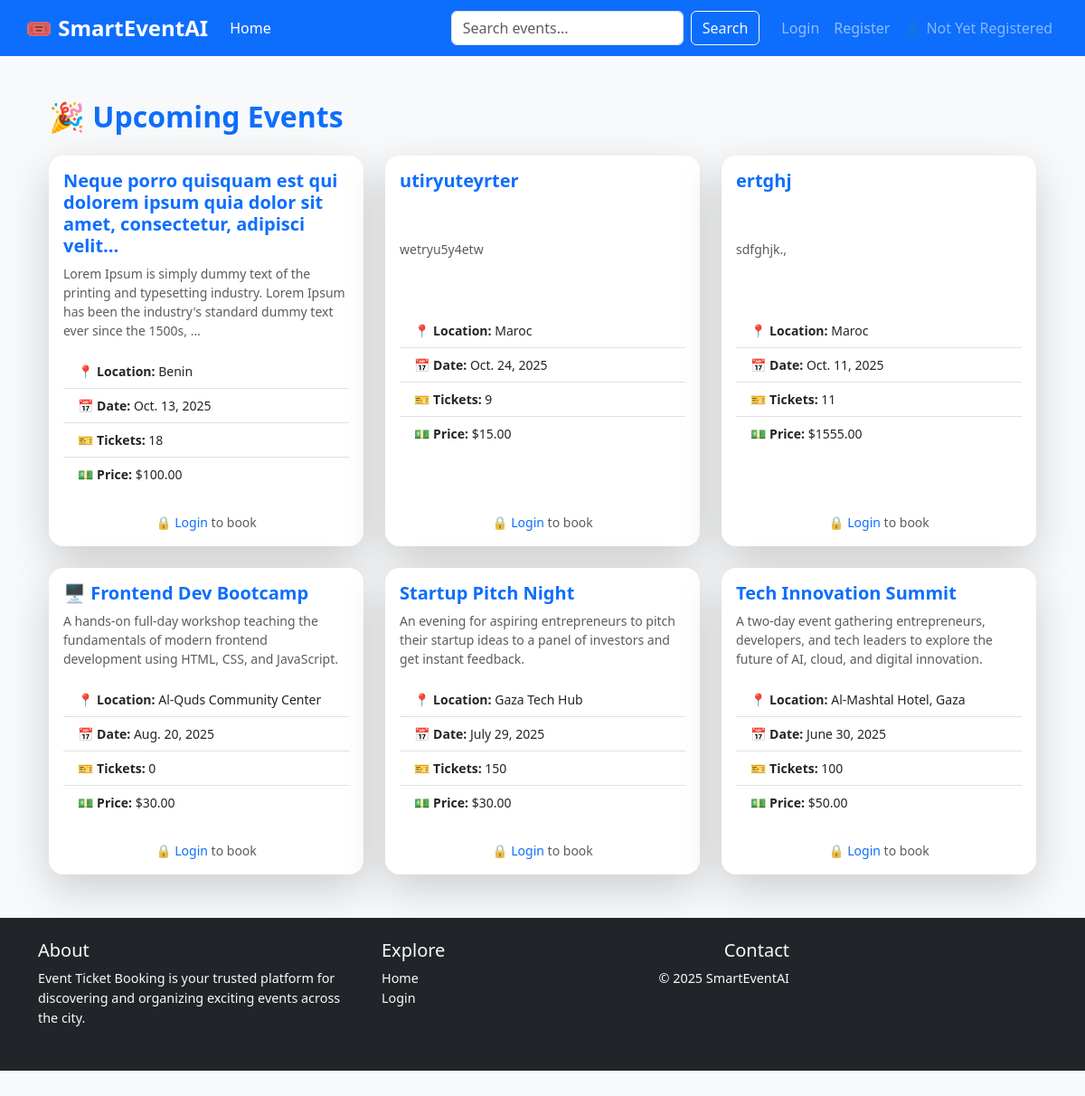
The app's page /, older data.
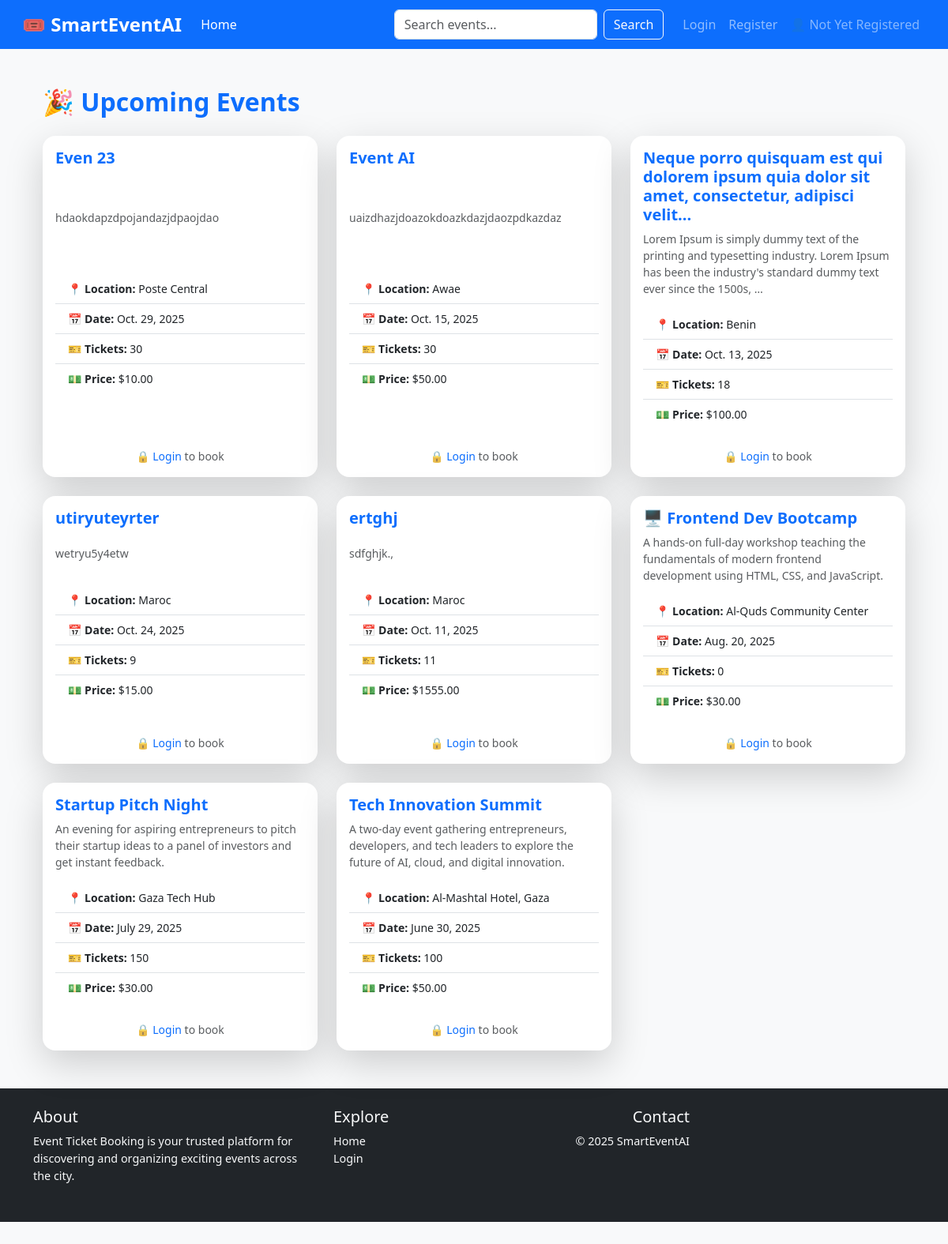
The same page, newer data.
### event_service/models.py (models this page shows, shortened)
class Event(models.Model):
    title = models.CharField(max_length=200)
    description = models.TextField()
    location = models.CharField(max_length=200)
    date = models.DateField()
    ticket_price = models.DecimalField(max_digits=8, decimal_places=2, default=0.00)
    available_tickets = models.PositiveIntegerField(default=0)
    organizer = models.ForeignKey(User, on_delete=models.CASCADE)
    created_at = models.DateTimeField(auto_now_add=True)
    is_deleted = models.BooleanField(default=False)
    ambassadors = models.ManyToManyField(User, blank=True, related_name='ambassador_events')

### Event_Ticket_Booking_System/views.py (the view)
# urls.py: path('', home_view, name='home'),
def home_view(request):
    events = Event.objects.order_by('-created_at')
    return render(request, 'home.html', {'events': events})

### templates/home.html (shortened to what this page needs)
{% extends 'base.html' %}
{% load static %}
{% block content %}
<div class="container my-5">
  {% if search_query %}
    <h2 class="mb-4 text-primary">🔍 Showing results for "<span class="text-dark">{{ search_query }}</span>"</h2>
  {% else %}
    <h2 class="mb-4 text-primary">🎉 Upcoming Events</h2>
  {% endif %}
  <div class="row row-cols-1 row-cols-md-2 row-cols-lg-3 g-4">
    {% for event in events %}
    <div class="col">
      <div class="card h-100 shadow-lg border-0 rounded-4 hover-shadow">
        <div class="card-body d-flex flex-column justify-content-between">
          <h5 class="card-title text-primary fw-bold mb-2">{{ event.title }}</h5>
          <p class="card-text text-muted small mb-3">{{ event.description|truncatewords:25 }}</p>
          <ul class="list-group list-group-flush mb-3 small">
            <li class="list-group-item"><strong>📍 Location:</strong> {{ event.location }}</li>
            <li class="list-group-item"><strong>📅 Date:</strong> {{ event.date }}</li>
            <li class="list-group-item"><strong>🎫 Tickets:</strong> {{ event.available_tickets }}</li>
            <li class="list-group-item"><strong>💵 Price:</strong> ${{ event.ticket_price }}</li>
          </ul>
          {% if request.user.is_authenticated and request.user.userprofile.role == 'attendee' %}
            {% if event.available_tickets > 0 %}
              <form method="post" action="{% url 'book-ticket' event.id request.user.userprofile.secure_token %}">
                {% csrf_token %}
                <input type="hidden" name="event_title" value="{{ event.title }}">
                <input type="hidden" name="price" value="{{ event.ticket_price }}">
                <div class="input-group mb-2">
                  <a href="{% url 'event-detail' event.id %}" class="btn btn-success w-100 rounded-pill">🎟 Book Now</a>
                </div>
              </form>
            {% else %}
              <button class="btn btn-secondary w-100 rounded-pill" disabled>❌ Tickets Unavailable</button>
            {% endif %}
          {% elif request.user.is_authenticated and request.user.userprofile.role == 'organizer' %}
            <div class="alert alert-warning text-center small mt-2 rounded-pill">
              Organizers are not authorized to book tickets.
            </div>
          {% elif request.user.is_authenticated and request.user.userprofile.role == 'ambassador' %}
            <div class="alert alert-warning text-center small mt-2 rounded-pill">
              Ambassadors are not authorized to book tickets.
            </div>
          {% else %}
            <div class="text-center text-muted small mt-2">
              🔒 <a href="{% url 'login' %}" class="text-primary">Login</a> to book
            </div>
          {% endif %}
        </div>
      </div>
    </div>
    {% endfor %}
  </div>
</div>
{% endblock %}

### templates/base.html (shortened to what this page needs)
{% load static %}
<!DOCTYPE html>
<html lang="en">
<head>
  <link href="https://cdn.jsdelivr.net/npm/bootstrap@5.3.2/dist/css/bootstrap.min.css" rel="stylesheet" />
  <link rel="stylesheet" href="{% static 'css/style.css' %}" />
</head>
<body>
  <nav class="navbar navbar-expand-lg navbar-dark bg-primary px-3">
    <div class="container-fluid">
      <a class="navbar-brand" href="/">🎟️ SmartEventAI</a>
      <div class="collapse navbar-collapse" id="navbarContent">
        <ul class="navbar-nav me-auto mb-2 mb-lg-0">
          <li class="nav-item"><a class="nav-link" href="/">Home</a></li>
        </ul>
        <form class="d-flex me-3" method="get" action="/search/">
          <input class="form-control me-2" type="search" name="q" placeholder="Search events..." aria-label="Search" />
          <button class="btn btn-outline-light" type="submit">Search</button>
        </form>
        <ul class="navbar-nav">
          {% if request.user.is_authenticated %}
            <li class="nav-item dropdown">
              <a class="nav-link dropdown-toggle text-white" href="#" role="button" data-bs-toggle="dropdown">
                👤 {{ request.user.first_name }} ({{ request.user.userprofile.role|capfirst }})
              </a>
              <ul class="dropdown-menu dropdown-menu-end">
                <li><a class="dropdown-item" href="{% url 'profile' %}">View Profile</a></li>
                <li><a class="dropdown-item" href="{% url 'edit-profile' %}">Edit Profile</a></li>
                <li><a class="dropdown-item" href="{% url 'complaint-list' %}">Complaints</a></li>
                {% if request.user.userprofile.role == 'attendee' %}
                  <li>
                    <a class="dropdown-item" href="{% url 'payment-dashboard' secure_token=request.user.userprofile.secure_token %}">Payment Dashboard</a>
                  </li>
                {% endif %}
                <li><hr class="dropdown-divider" /></li>
                <li><a class="dropdown-item text-danger" href="{% url 'logout' %}">Logout</a></li>
              </ul>
            </li>
            {% if request.user.userprofile.role == 'attendee' %}
              <li class="nav-item">
                <a href="{% url 'my_tickets_attendee' secure_token=request.user.userprofile.secure_token %}" class="btn btn-warning ms-2">🛒 My Tickets</a>
              </li>
            {% endif %}
          {% else %}
            <li class="nav-item"><a class="nav-link" href="{% url 'login' %}">Login</a></li>
            <li class="nav-item"><a class="nav-link" href="{% url 'register' %}">Register</a></li>
            <li class="nav-item">
              <span class="nav-link disabled text-white-50">👤 Not Yet Registered</span>
            </li>
          {% endif %}
        </ul>
      </div>
    </div>
  </nav>
  <main class="container mt-4">
    {% block content %}{% endblock %}
  </main>
  <footer class="bg-dark text-light mt-5 pt-4 pb-3">
    <div class="container">
      <div class="row">
        <div class="col-sm-6 col-md-4 mb-3">
          <h5>About</h5>
          <p>Event Ticket Booking is your trusted platform for discovering and organizing exciting events across the city.</p>
        </div>
        <div class="col-sm-6 col-md-2 mb-3">
          <h5>Explore</h5>
          <ul class="list-unstyled">
            <li><a href="/" class="text-light">Home</a></li>
            <li><a href="{% url 'login' %}" class="text-light">Login</a></li>
          </ul>
        </div>
        <div class="col-sm-6 col-md-3 text-md-end">
          <h5>Contact</h5>
          <p>&copy; 2025 SmartEventAI</p>
        </div>
      </div>
    </div>
  </footer>
</body>
</html>

### static/css/style.css (style rules this page uses)
body { background-color: #f8f9fa; font-family: 'Segoe UI', Tahoma, Geneva, Verdana, sans-serif; margin: 0; padding-bottom: 70px; }
h1, h2, h3, h4 { font-weight: 600; color: #0d6efd; }
a { text-decoration: none; }
.navbar-brand { font-weight: bold; font-size: 1.5rem; }
footer { font-size: 0.9rem; background-color: #212529; color: #f8f9fa; }
footer a { color: #f8f9fa; }
.card { border: 1px solid #dee2e6; transition: transform 0.2s ease-in-out; }

Row changes from the older to the newer data that the page shows:
added Event: title "Even 23", description "hdaokdapzdpojandazjdpaojdao", location "Poste Central", date "Oct. 29, 2025", available_tickets "30", ticket_price "10.00"
added Event: title "Event AI", description "uaizdhazjdoazokdoazkdazjdaozpdkazdaz", location "Awae", date "Oct. 15, 2025", available_tickets "30", ticket_price "50.00"
